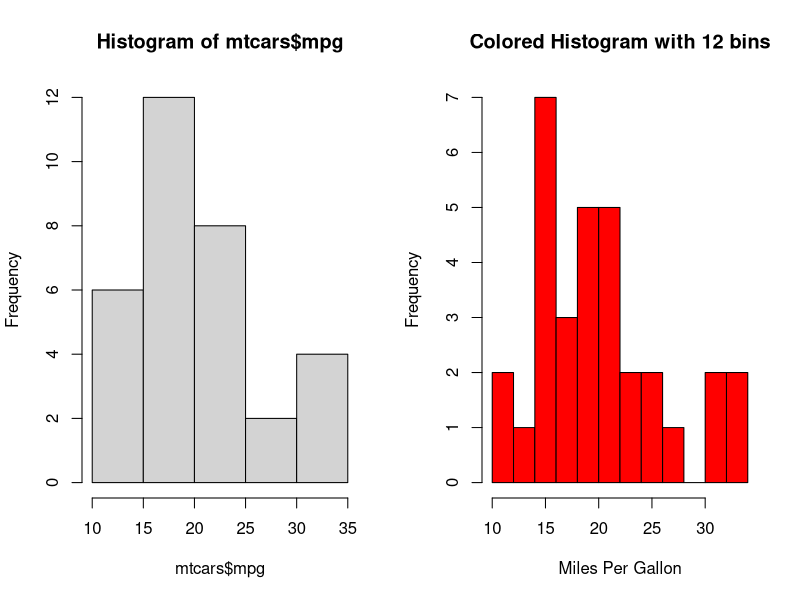

This figure's R source:
par(mfrow=c(1,2))

# Simple histogram
hist(mtcars$mpg)

# With specified 12 bins and color
hist(mtcars$mpg, breaks=12, col="red",
     xlab="Miles Per Gallon", main="Colored Histogram with 12 bins")